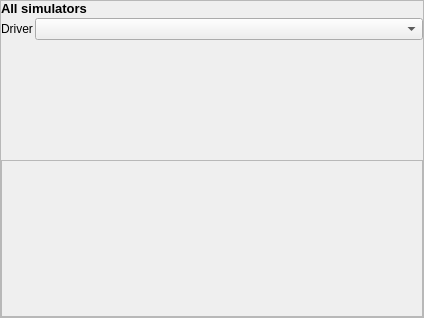
<?xml version="1.0" encoding="UTF-8"?>
<ui version="4.0">
 <class>CSettingsSimulatorComponent</class>
 <widget class="QFrame" name="CSettingsSimulatorComponent">
  <property name="geometry">
   <rect>
    <x>0</x>
    <y>0</y>
    <width>424</width>
    <height>318</height>
   </rect>
  </property>
  <property name="windowTitle">
   <string>Frame</string>
  </property>
  <property name="frameShape">
   <enum>QFrame::StyledPanel</enum>
  </property>
  <property name="frameShadow">
   <enum>QFrame::Raised</enum>
  </property>
  <layout class="QVBoxLayout" name="vl_SettingsSimulatorComponent">
   <property name="spacing">
    <number>2</number>
   </property>
   <property name="leftMargin">
    <number>0</number>
   </property>
   <property name="topMargin">
    <number>0</number>
   </property>
   <property name="rightMargin">
    <number>0</number>
   </property>
   <property name="bottomMargin">
    <number>0</number>
   </property>
   <item>
    <layout class="QGridLayout" name="ql_SettingsSimulatorsAll">
     <item row="0" column="0">
      <layout class="QFormLayout" name="fl_SettingsSimulatorsAll">
       <item row="1" column="0">
        <widget class="QLabel" name="lbl_SimulatorDriver">
         <property name="text">
          <string>Driver</string>
         </property>
        </widget>
       </item>
       <item row="1" column="1">
        <widget class="QComboBox" name="cb_SimulatorDriver"/>
       </item>
       <item row="0" column="0" colspan="2">
        <widget class="QLabel" name="lbl_SettingsSimulatorAllHeader">
         <property name="text">
          <string>&lt;html&gt;&lt;head/&gt;&lt;body&gt;&lt;p&gt;&lt;span style=&quot; font-size:10pt; font-weight:600;&quot;&gt;All simulators&lt;/span&gt;&lt;/p&gt;&lt;/body&gt;&lt;/html&gt;</string>
         </property>
        </widget>
       </item>
      </layout>
     </item>
    </layout>
   </item>
   <item>
    <layout class="QGridLayout" name="gl_SettingsSimulatorsSpecific">
     <item row="0" column="0">
      <widget class="BlackGui::CSettingsFsxComponent" name="comp_SettingsSimulatorFsx">
       <property name="frameShape">
        <enum>QFrame::StyledPanel</enum>
       </property>
       <property name="frameShadow">
        <enum>QFrame::Raised</enum>
       </property>
      </widget>
     </item>
    </layout>
   </item>
  </layout>
 </widget>
 <customwidgets>
  <customwidget>
   <class>BlackGui::CSettingsFsxComponent</class>
   <extends>QFrame</extends>
   <header>blackgui/settingsfsxcomponent.h</header>
   <container>1</container>
  </customwidget>
 </customwidgets>
 <resources/>
 <connections/>
</ui>
